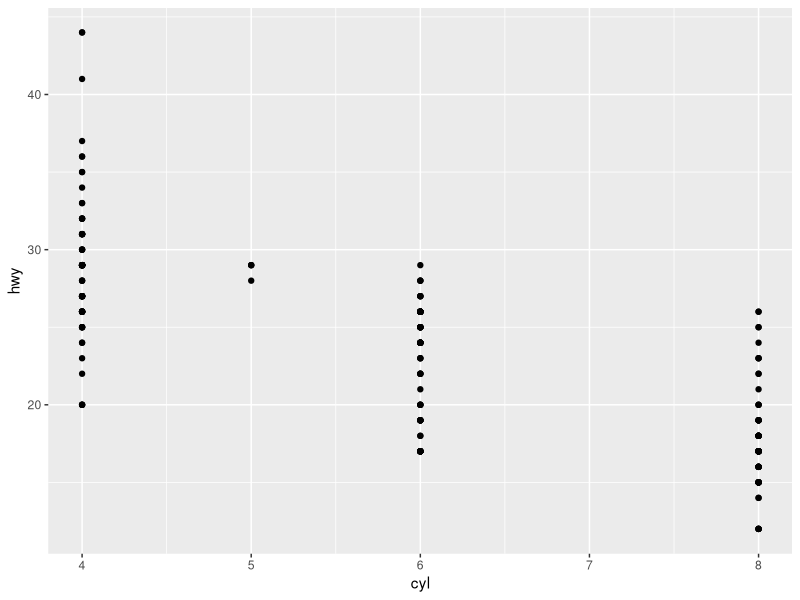
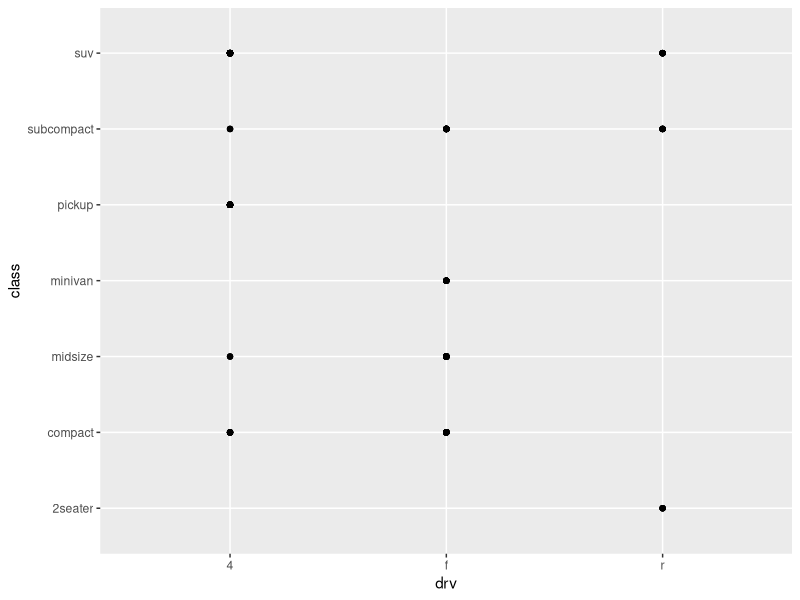
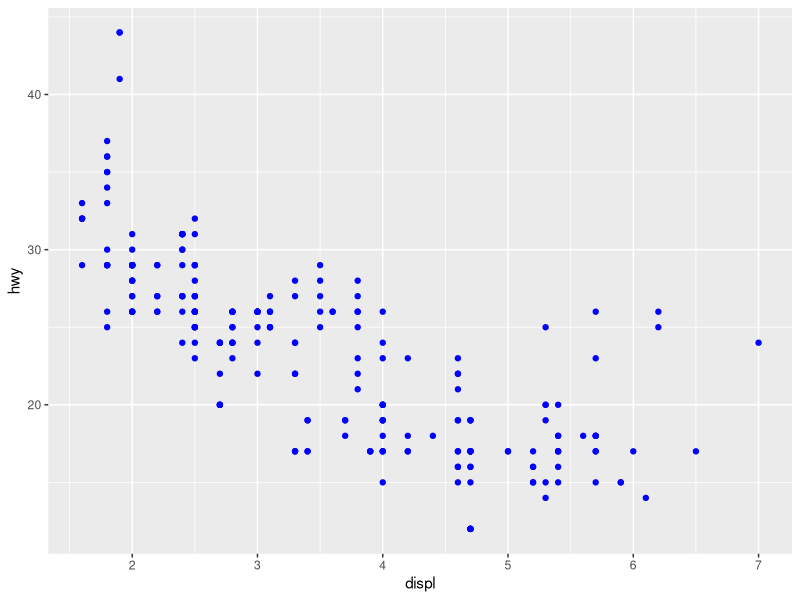
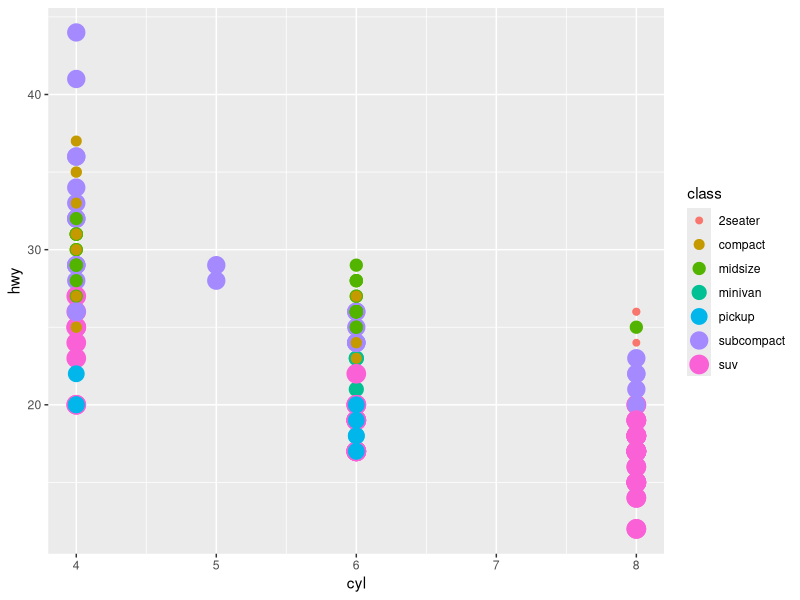
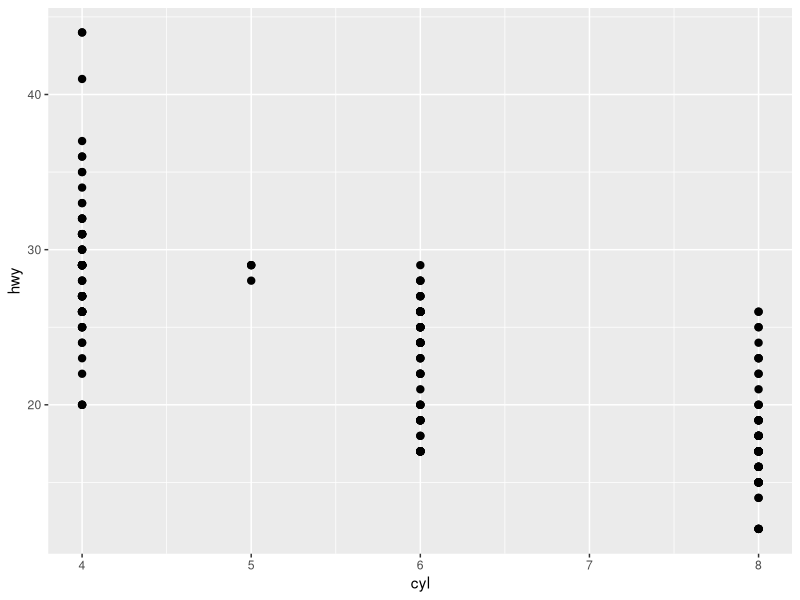
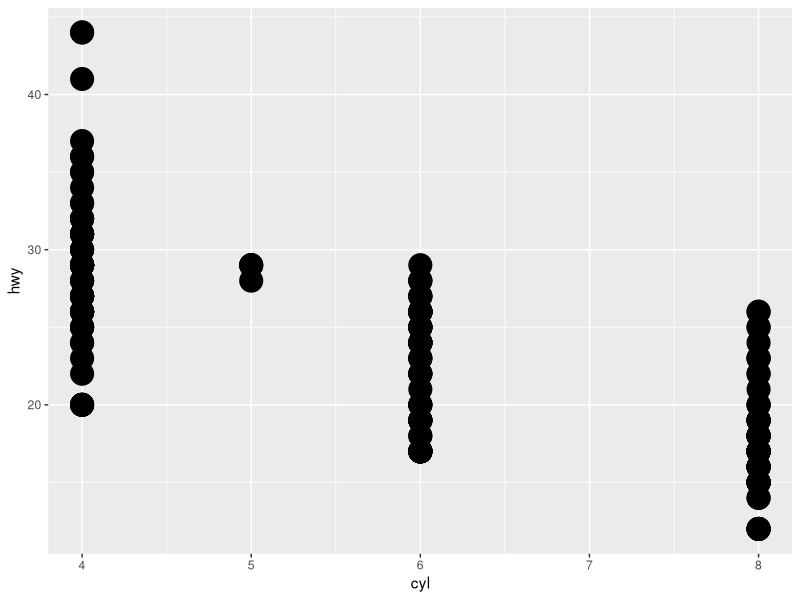
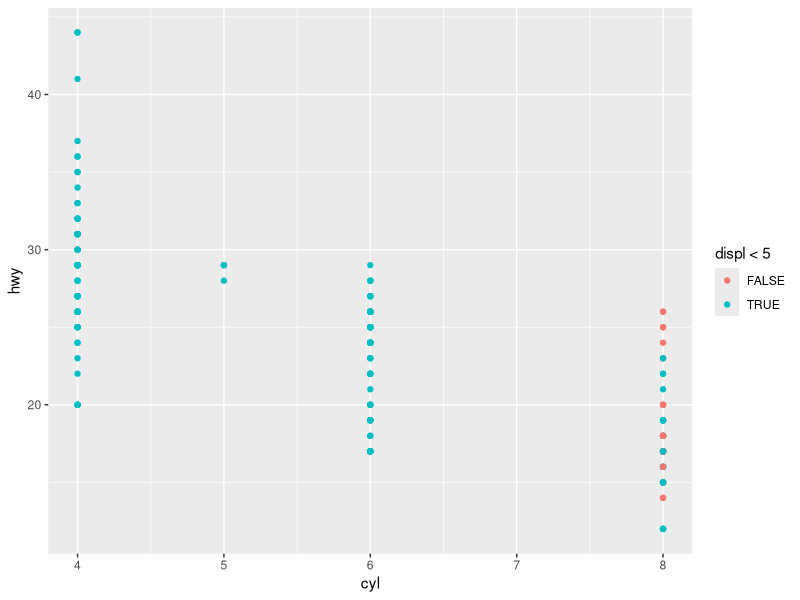
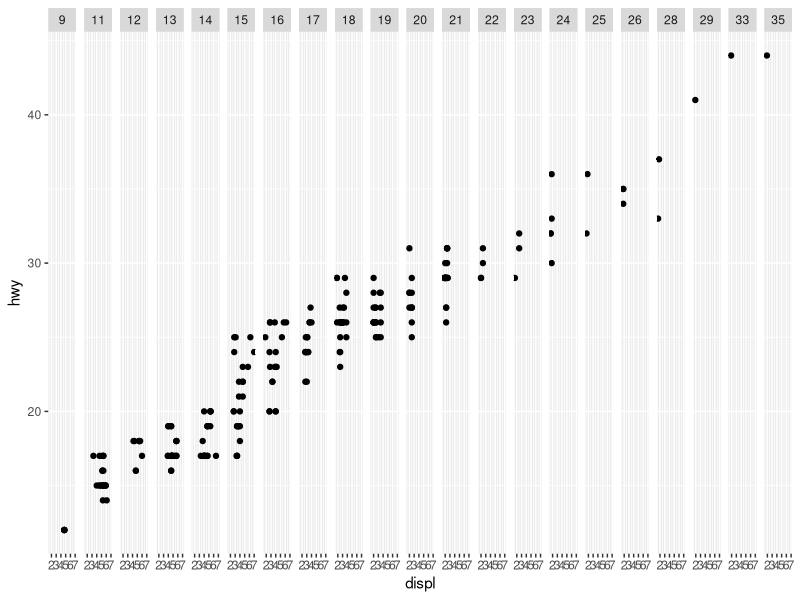

Generate these figures, in order, with R:
## ---- chunk 1
nrow(mtcars)
ncol(mtcars)
## ---- chunk 2
library(ggplot2)
## ---- chunk 3
ggplot(data = mpg) + 
  geom_point(mapping = aes(x = cyl, y = hwy))
## ---- chunk 4
ggplot(data = mpg) + 
  geom_point(mapping = aes(x = drv, y = class))
## ---- chunk 5
ggplot(data = mpg) + 
  geom_point(mapping = aes(x = displ, y = hwy), color = "blue")
## ---- chunk 6
ggplot(mpg) + geom_point(mapping=aes(x=cyl, y=hwy, color=class, size=class))
## ---- chunk 7
ggplot(data = mpg) + 
  geom_point(mapping = aes(x = cyl, y = hwy, stroke = 1))
ggplot(data = mpg) + 
  geom_point(mapping = aes(x = cyl, y = hwy, stroke = 5))
## ---- chunk 8
ggplot(mpg) + geom_point(mapping=aes(x=cyl, y=hwy, color=displ < 5))
## ---- chunk 9
ggplot(data = mpg) + 
  geom_point(mapping = aes(x = displ, y = hwy)) + 
  facet_grid(~cty)
## ---- chunk 10
ggplot(data = mpg) + 
  geom_point(mapping = aes(x = displ, y = hwy)) +
  facet_grid(drv ~ .)

ggplot(data = mpg) + 
  geom_point(mapping = aes(x = displ, y = hwy)) +
  facet_grid(. ~ cyl)
## ---- chunk 11
ggplot(data = mpg) + 
  geom_point(mapping = aes(x = displ, y = hwy)) + 
  facet_wrap(~ class, nrow = 2)
